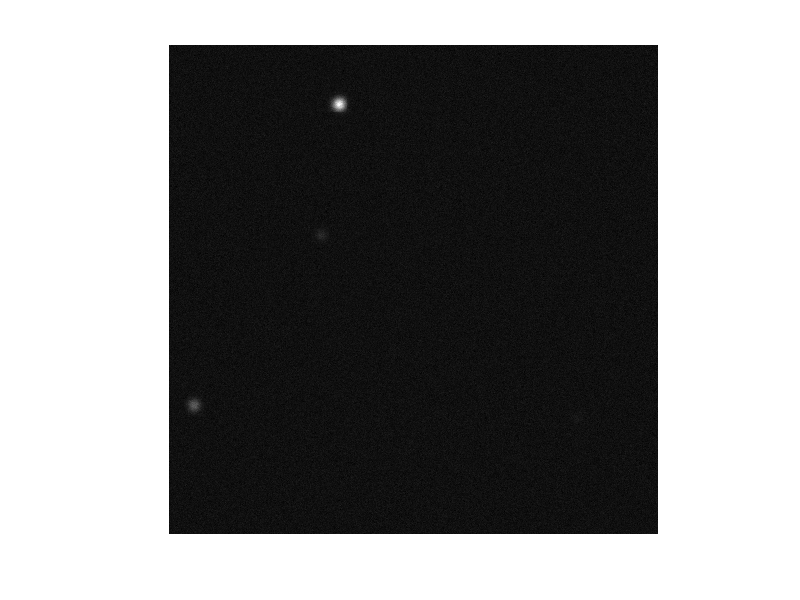

The MATLAB source for this figure: (Note: this script raises an error after producing the figure.)
% asen6084_hw2v2
close all; clc; clear all;
rng(20220902)
%% Inputs
% 5 objects with photometric SNR
SNR = [ 3 10 30 100 300 ]';
nObjs = numel(SNR);
% Pixel dimensions
mxi_pxl = 500;
mxj_pxl = 500;

m = mxi_pxl * mxj_pxl;
      
% focal distance, aperture diameter, pixel variance, pixel pitch, wavelength 
f_m = 4;
D_m = 0.5;
sig_pxl = 10;
p_m = 1.5E-6;
lam_m = 500E-9;

%% 1. Create Image

% $\sigma_{\theta} - assume 6 sigma theta here assumed here
sixSigTheta_rd = asin(1.22*lam_m*f_m/D_m);

% IFOV
IFOV_rd = 2*atan(p_m/(2*f_m));

% Pixel space theta
sigPsfPixel_pxl = sixSigTheta_rd / (6*IFOV_rd);

% Tracking window params
nSigMult = 10; %<---------ADHOC, prof recommended 6 (good), 10 seems good 12, 15?
               % Note: this will change the repeatable "random" locations
               % because we feed the random number generation different
               % counts
mxiTW_pxl = 2*floor((nSigMult*sigPsfPixel_pxl)/2)+1;
mxjTW_pxl = 2*floor((nSigMult*sigPsfPixel_pxl)/2)+1;
mTW = mxjTW_pxl * mxiTW_pxl;

% Get Number of counts for each object
S = SNR * sqrt(mTW) * sig_pxl; % <--- tracking window mTW

% Poisson ratio, given by professor
lambda_poisson = sig_pxl^2;

% Create an image with no noise
IM_noBNoise = zeros(mxj_pxl,mxi_pxl);

% Creat an image background with poisson distribution
%  I_{b}
IM_BNoise   = poissrnd(lambda_poisson,mxi_pxl,mxj_pxl);
imshow(mat2gray(IM_BNoise));

% Image with objs and noise initialization
IM_BNoise_Objs = IM_BNoise; % start here

% Setup data retention for each object's own image
IM_Obj_i = repmat(IM_noBNoise,1,1,nObjs);

% RGB is the synthetic image with markers
RGB = IM_noBNoise;

% The random center coordinates [ x_c,  y_c ]
osi_pxl = zeros(nObjs,2);

% Loop through objects and super position objects
for iObj = 1 : 5 % should be "nObjs" but currently debugging
   
   
   % Object origin randomized
   osi_pxl(iObj,:) = [randi(mxi_pxl),randi(mxj_pxl)]; 

   % This object's count
   nCounts = S(iObj);

   % Create the object origin based on the counts i.e. counts= rows
   Osi_pxl = repmat(osi_pxl(iObj,:),nCounts,1);
   
   % Initialize the the objects XY coordinates based on the counts (rows)
   % % REF: a + (b-a)*sig, normal dist between a and b
   XYs1_bar = round(repmat(-sigPsfPixel_pxl,nCounts,2) + ...
      (sigPsfPixel_pxl*2) .* randn(nCounts,2) + Osi_pxl);

   % Loop through the counts and increment 
   for iCount = 1 : nCounts
      % Check if the XYcoord is bound by 500x500 image and positive
      if all([XYs1_bar(iCount,1),XYs1_bar(iCount,2)]>0) && ...
            XYs1_bar(iCount,1)<=mxi_pxl && XYs1_bar(iCount,2)<=mxj_pxl
         % Increment the value of the xy indecies (intensity)
         IM_Obj_i(XYs1_bar(iCount,1),XYs1_bar(iCount,2),iObj) = ...
            IM_Obj_i(XYs1_bar(iCount,1),XYs1_bar(iCount,2),iObj) + 1;
      end
   end

   % Super position images together
   IM_BNoise_Objs = IM_Obj_i(:,:,iObj) + IM_BNoise_Objs;

   % Plot
   %imshow(mat2gray(IM_BNoise_Objs));
   %hold;
   %pause(2.5)
end
% hold off;

% Show the syntheic image
imshow(mat2gray(IM_BNoise_Objs));
h = gca;
h.Visible = 'on';

IM_true = mat2gray(IM_BNoise_Objs);
figure("Name","True Synthetic Image");

OsXY = [osi_pxl(:,2),osi_pxl(:,1)]; % Its a bit funky here but this lines up
RGB = insertMarker(IM_true,OsXY,"plus","Size",12,"Color","magenta");
% hax =  axes('BoxStyle','full');
% ax1 = axes('Position',[0.1 0.1 .6 .6],'Box','on');
% ax2 = axes('Position',[.35 .35 .6 .6],'Box','on');
imshow(RGB)
% imshowpair(IM_true,mat2gray(RGB),'montage');
h = gca;
h.Visible = 'on';
% xticks([0:100:1000]);
% lab = split(num2str([0:100:500,100:100:500]))
% xticklabels(lab);

%% 2. Thresholding & Clustering

% Build Image mask
I_m = nan(size(IM_BNoise_Objs));
nmult = 6;
[ixb, iyb] =find( IM_BNoise_Objs <= (nmult * sig_pxl)  );
I_m(ixb,iyb) = IM_BNoise_Objs(ixb,iyb);
Bhat = median(I_m,"all","omitnan"); % This is the same as lambda

% Estimate backgound
% IB_hat = imboxfilt(IM_true,11);
kern_func = @(A) median(A,"all");
% kern_func = @(A) norm(A,1);
% kern_func = @(A) norm(A,2);
% kern_func = @(A) norm(A,"inf");

% Here we would start to iterate over the size of the window? 
nSigMult = 60;
% for nSigMult = 1 : 2 : 10 % This searching which multiplier for the
% tracking window would be good, dont forget the end

mxiTW_pxl = 2*floor((nSigMult*sigPsfPixel_pxl)/2)+1;
mxjTW_pxl = 2*floor((nSigMult*sigPsfPixel_pxl)/2)+1;
mTW = mxjTW_pxl * mxiTW_pxl;

% Subtract the background

% Calculate local mean
% IB_hat = nlfilter(IM_true,[mxiTW_pxl mxjTW_pxl],kern_func);
% IB_hat = mat2gray(IM_BNoise_Objs - kern_func(IM_BNoise_Objs));% - 100);
% IB_hat = IM_BNoise_Objs - Bhat;
IB_hat = IM_BNoise_Objs - Bhat;
IB_hat =  IB_hat + min(IB_hat,[],'all')
idxBhatLtZ = find(IB_hat<0);
IB_hat(idxBhatLtZ) = zeros(size(idxBhatLtZ));

figure("Name","Background Subtracted Image"); imshow(mat2gray(IB_hat))
h = gca;
h.Visible = 'on';
% Plots
figure("Name","True Image next to Background Subtracted Image")
imshowpair(mat2gray(RGB),IB_hat,'montage')
h = gca;
h.Visible = 'on';

% IB_hat = mat2gray(IB_hat);
stdPxlS = floor(std(IB_hat(1:mxiTW_pxl,1:mxjTW_pxl),[],"all"));
% stdPxlS = floor(std(IB_hat,[],"all"));
% avgPxlS = mean(IB_hat,"all");
avgPxlS = mean(IB_hat(1:mxiTW_pxl,1:mxjTW_pxl),"all");
% medPxlS = median(IB_hat,"all");
medPxlS = median(IB_hat(1:mxiTW_pxl,1:mxjTW_pxl),"all");
% IBm = im2bw(IB_hat,1-4.89*stdPxlS);
% idxIBm = im2bw(IB_hat,avgPxlS+4.59*stdPxlS);

%--------------
% Thresholding here
%--------------
% idxIBm = im2bw(mat2gray(IB_hat),1);
% idxIBm = im2bw(IB_hat,avgPxlS);
% idxIBm = find(IB_hat>=(stdPxlS));
% idxIBm = find(IB_hat>=(avgPxlS));
idxIBm = find(IB_hat>=(medPxlS));


% IB_hat = IM_true;
IB_hat(idxIBm) = ones(size(IB_hat(idxIBm)));
IB_hat(~idxIBm) = zeros(size(IB_hat(~idxIBm)));
figure("Name","Image Threshold Image"); imshow(IB_hat)
h = gca;
h.Visible = 'on';

% sig_n = floor(std(double(IB_hat),0,"all"));
% idxThresh = IB_hat >= (sig_n/3);
% IB_hat(idxThresh) = uint8(0); 

% Plots
figure("Name","True Image next to Threshold Image")
imshowpair(mat2gray(RGB),IB_hat,'montage')
h = gca;
h.Visible = 'on';
xticks(0:100:1000);
lab = split(num2str([0:100:500,100:100:500]));
xticklabels(lab);
title('Truth Image vs Threshold')
% figure("Name","Truth Image diff with Threshold")
% imshowpair(mat2gray(RGB),IB_hat,'diff')
% h = gca;
% h.Visible = 'on';
% title('Truth Image diff Threshold')
% figure("Name","Truth Image diff with Threshold")
% imshowpair(mat2gray(RGB),IB_hat,'falsecolor')
% h = gca;
% h.Visible = 'on';
% title('Truth Image falsecolor nlfilter()')

% end % from iterating on nSigMult for the mTW tracking window

%--------------
% Clustering
%--------------
% IB_hat_flat = IB_hat(:);%IB_hat(:);

[xdetc_pxl,ydetc_pxl] = find(IB_hat);

det_coord_pxl = [xdetc_pxl,ydetc_pxl];
disp('Detection coordinates (first few):')
disp(det_coord_pxl(1:5,:))

% [IdxClust, C] = dbscan(det_coord_pxl,6*sigPsfPixel_pxl,80);
[IdxClust, C] = dbscan(det_coord_pxl,6*sigPsfPixel_pxl,3);
CentroidsHat = calc_centroids_from_clusters(ydetc_pxl,xdetc_pxl,IdxClust,IB_hat);
idxTrueMatchClust = [3 4 2 5];
idxTrueMatchClust = [ 4 3 5 2];
for icent = 1 : numel(CentroidsHat(:,1))
   idxT = idxTrueMatchClust(icent);
   thisAbsErrMag = sqrt(sum((osi_pxl(idxT,:) - CentroidsHat(icent,:)).^2));
   fprintf('Object %d & %7.3f & %7.3f & %7.3f & %7.3f & %7.3f \n',...
      idxT,CentroidsHat(icent,:),osi_pxl(idxT,:),thisAbsErrMag)
%    fprintf('Object %d & %7.3f & %7.3f \\\\ \n',icent,CentroidsHat(icent,:));
end
fprintf('Object %d & n/a & n/a & %7.3f & %7.3f & n/a \n',...
      1,osi_pxl(idxT,:))
%%
figure("Name","Clustering Results")
% scatter(xdetc_pxl,ydetc_pxl,'.k','DisplayName','All Detections');
hold on;
detfig = gscatter(ydetc_pxl,xdetc_pxl,IdxClust);
detfig(1).Color='k';
% detfig(2).Color=[0 1 0];
% detfig(3).Color=[0;139;69]./norm([0;139;69]);%[178;58;238]./norm([178;58;238]);
% detfig(4).Color=[154;205;50]./norm([154;205;50]);%
% detfig(5).Color=[102;205;0]./norm([102;205;0]);%

detfig_ax = gca;
detfig_ax.YDir ="reverse";
legend('Outlier','1st obj','2nd obj','3rd obj','4th obj',Location='northeast')
xlabel(''); ylabel('')

hold on;

plot(CentroidsHat(:,2),CentroidsHat(:,1),'+g','MarkerSize',12,'LineWidth',2,'DisplayName','Est. Centroid');
plot(osi_pxl(:,2),osi_pxl(:,1),'+m','MarkerSize',12,'LineWidth',2,'DisplayName','True Centroid');




